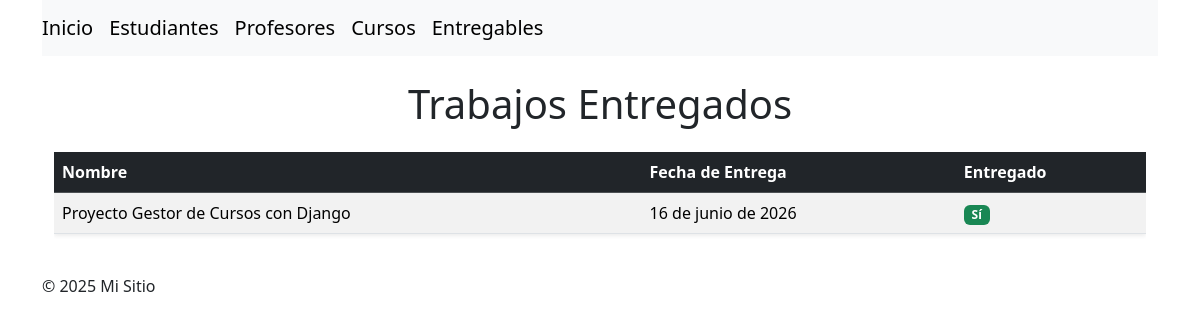
Page /entregables/ on the committed database.
### myapp/models.py (models this page shows, shortened)
class Entregable(models.Model):
    nombre = models.CharField(max_length=100)
    fecha_entrega = models.DateField()
    entregado = models.BooleanField()

### myapp/views.py (the view)
# urls.py: path('entregables/', views.entregables, name='entregables'),
def entregables(request):
    entregables = Entregable.objects.all()
    return render(request, 'myapp/entregables.html', {'entregables': entregables})

### myapp/templates/myapp/entregables.html (shortened to what this page needs)
{% extends 'base.html' %}
{% block content %}
<div class="container mt-4">
    <h1 class="text-center mb-4">Trabajos Entregados</h1>
    <div class="table-responsive">
        <table class="table table-striped table-hover align-middle shadow-sm">
            <thead class="table-dark">
                <tr>
                    <th scope="col">Nombre</th>
                    <th scope="col">Fecha de Entrega</th>
                    <th scope="col">Entregado</th>
                </tr>
            </thead>
            <tbody>
                {% for entregable in entregables %}
                <tr>
                    <td>{{ entregable.nombre }}</td>
                    <td>{{ entregable.fecha_entrega }}</td>
                    <td>
                        {% if entregable.entregado %}
                            <span class="badge bg-success">Sí</span>
                        {% else %}
                            <span class="badge bg-danger">No</span>
                        {% endif %}
                    </td>
                </tr>
                {% empty %}
                <tr>
                    <td colspan="3" class="text-center text-muted">
                        No hay entregables registrados.
                    </td>
                </tr>
                {% endfor %}
            </tbody>
        </table>
    </div>
</div>
{% endblock %}

### rows in the picture
Entregable: nombre "Proyecto Gestor de Cursos con Django", fecha_entrega "16 de junio de 2026", entregado "Sí"
